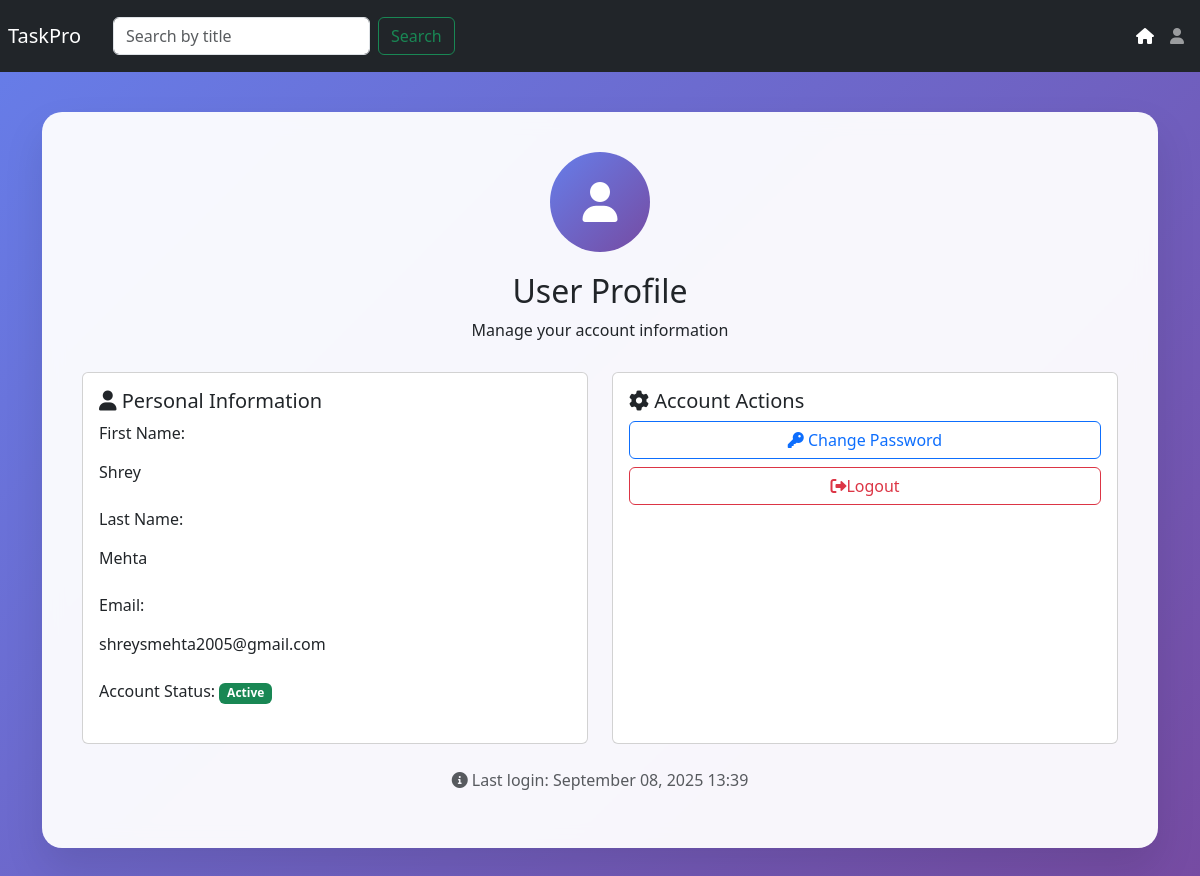
The app's page /accounts/profile/ (signed in), older data.
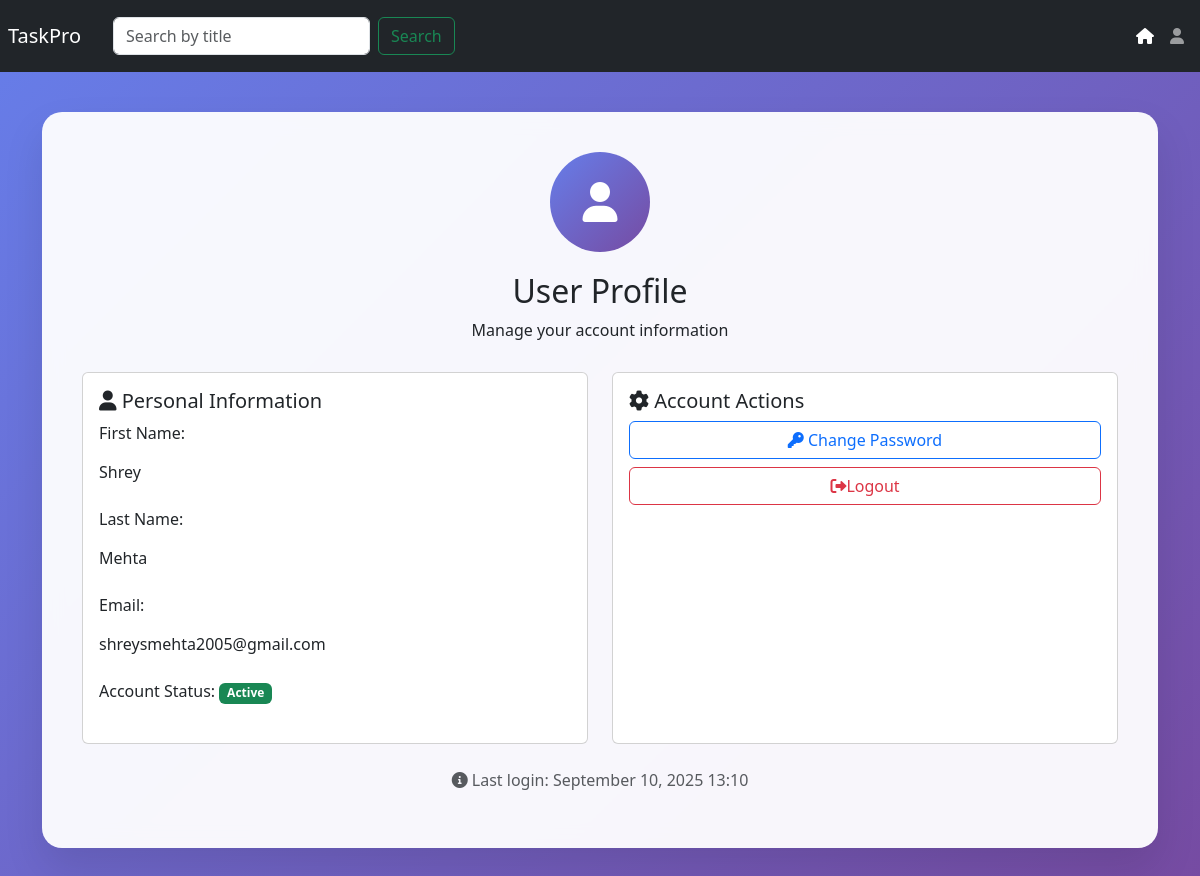
The same page, newer data.
### accounts/models.py (models this page shows, shortened)
class CustomUser(AbstractUser):
    username = None
    email = models.EmailField(unique=True)
    first_name = models.CharField(max_length=30)
    last_name = models.CharField(max_length=30)
    date_joined = models.DateTimeField(auto_now_add=True)
    is_active = models.BooleanField(default=True)
    is_admin = models.BooleanField(default=False)
    USERNAME_FIELD = "email"
    REQUIRED_FIELDS = [
        "first_name",
        "last_name",
    ]
    objects = CustomUserManager()
    @property
    def is_staff(self):
        "Is the user a member of staff?"
        return self.is_admin

### accounts/views.py (the view, shortened to what this page needs)
# urls.py: path('profile/',views.UserProfileView.as_view(),name='profile'),
class UserProfileView(GenericAPIView):
    permission_classes=[IsAuthenticated,]
    serializer_class=UserProfileSerializer
    renderer_classes=[TemplateHTMLRenderer]
    def get(self,request):
        return Response({'user': request.user}, template_name='accounts/profile.html')

### templates/accounts/profile.html (shortened to what this page needs)
{% extends 'base.html' %}
{% block content %}
<div class="profile-card">
    <div class="profile-header">
        <div class="profile-avatar">
            <i class="fas fa-user"></i>
        </div>
        <h2>User Profile</h2>
        <p>Manage your account information</p>
    </div>
    <div class="row">
        <div class="col-md-6">
            <div class="card h-100">
                <div class="card-body">
                    <h5 class="card-title">
                        <i class="fas fa-user"></i> Personal Information
                    </h5>
                    <div class="mb-3">
                        <label class="form-label">First Name:</label>
                        <p class="form-control-plaintext">{{ user.first_name|default:"Not provided" }}</p>
                    </div>
                    <div class="mb-3">
                        <label class="form-label">Last Name:</label>
                        <p class="form-control-plaintext">{{ user.last_name|default:"Not provided" }}</p>
                    </div>
                    <div class="mb-3">
                        <label class="form-label">Email:</label>
                        <p class="form-control-plaintext">{{ user.email }}</p>
                    </div>
                    <div class="mb-3">
                        <label class="form-label">Account Status:</label>
                        <span class="badge bg-{% if user.is_active %}success{% else %}danger{% endif %}">
                            {% if user.is_active %}Active{% else %}Inactive{% endif %}
                        </span>
                    </div>
                </div>
            </div>
        </div>
        <div class="col-md-6">
            <div class="card h-100">
                <div class="card-body">
                    <h5 class="card-title">
                        <i class="fas fa-cog"></i> Account Actions
                    </h5>
                    <div class="d-grid gap-2">
                        <a href="{% url 'changepassword' %}" class="btn btn-outline-primary">
                            <i class="fas fa-key"></i> Change Password
                        </a>
                        <a method="post" href="{% url 'logout' %}" class="btn btn-outline-danger">
                            <i class="fas fa-sign-out-alt"></i>Logout
                        </a>
                    </div>
                </div>
            </div>
        </div>
    </div>
    <div class="text-center mt-4">
        <p class="text-muted">
            <i class="fas fa-info-circle"></i>
            Last login: {{ user.last_login|date:"F d, Y H:i"|default:"Never" }}
        </p>
    </div>
</div>
{% endblock %}

Row changes from the older to the newer data that the page shows:
changed CustomUser "Shrey": last_login "September 08, 2025 13:39" → "September 10, 2025 13:10"
